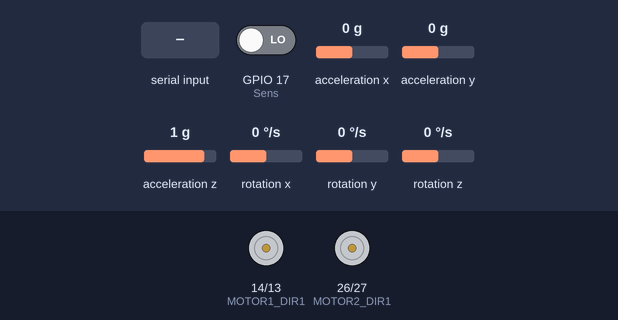
Simulated run of this sketch. Board: ESP32. Shown: motor-driver pin pairs drawn as motors (green arrow = first pin HIGH = forward, orange = second pin HIGH = backward, longer = more drive, scaled by the enable pin). Inputs (shaded band) come from the test bench; at power-on: GPIO 17 (Sens) LOW, acceleration x 0 g, acceleration y 0 g, acceleration z 1 g, rotation x 0 °/s, rotation y 0 °/s, rotation z 0 °/s. Nothing arrives over Bluetooth unless stated.

Above: at 3.4 s.
3.5 s: "RESET,1\n" received over the second serial link
At 4.4 s:
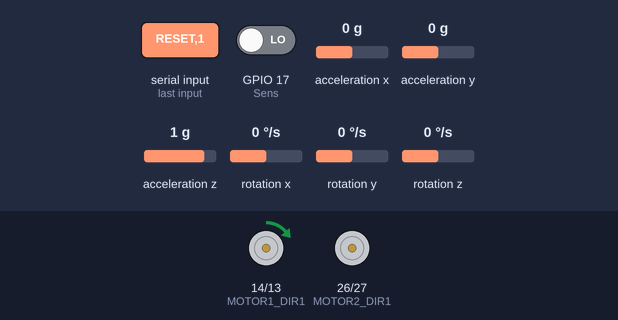
5.0 s: "RESET,150\n" received over the second serial link
At 5.6 s:
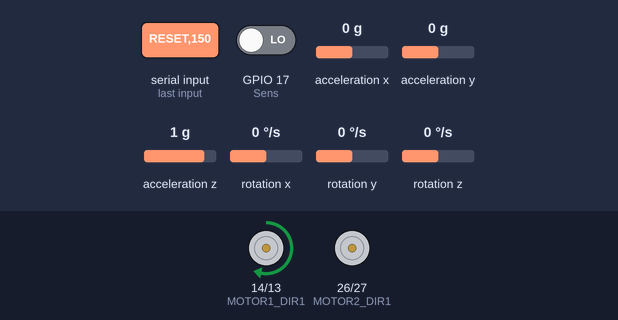
6.5 s: "START\n" received over the second serial link
At 7.3 s:
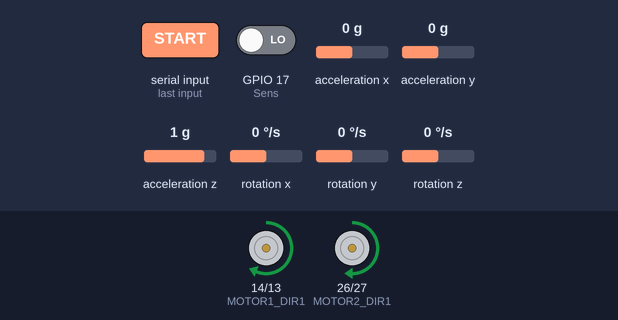
8.0 s: GPIO 17 (Sens) driven HIGH
At 8.6 s:
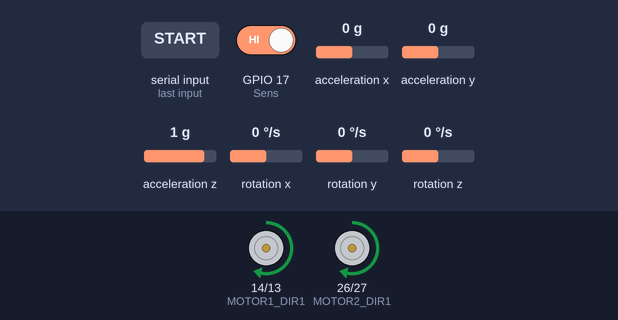
9.5 s: GPIO 17 (Sens) driven LOW
At 10.6 s:
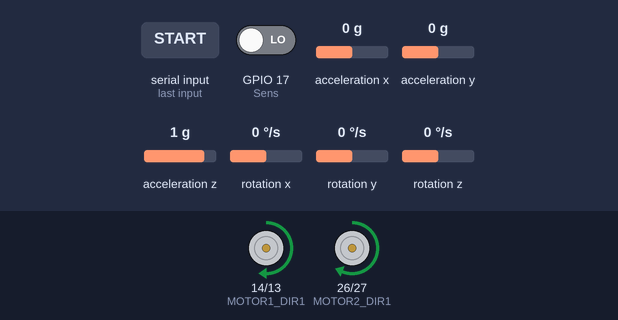
11.0 s: "90,45,200\n" received over the second serial link
At 11.5 s:
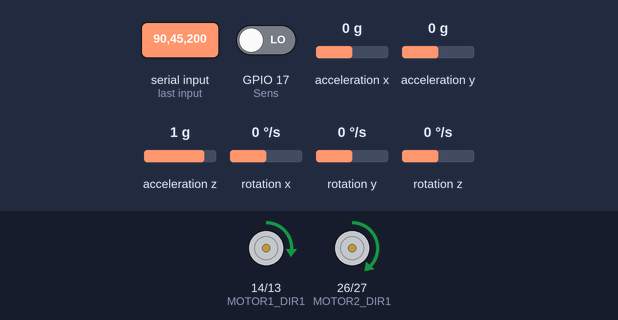
Timing chart, 0 to 13.5 s (numbered marks = the images above; inputs shaded):
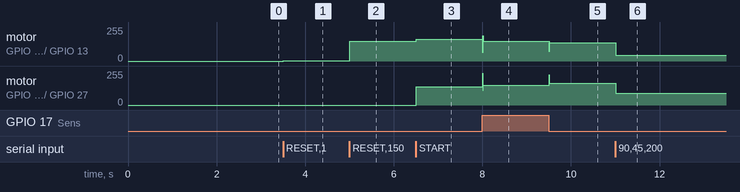

The sketch:

full_code_pid.ino
```cpp
#include <Wire.h>
#include <I2Cdev.h>
#include <MPU6050_6Axis_MotionApps20.h>
#include <BluetoothSerial.h>

// Forward declaration for interrupt handler
void dmpDataReady();

// ======= Hardware Configuration =======
// MPU6050
#define I2C_SDA 21
#define I2C_SCL 22
MPU6050 mpu;

// Motors
#define MOTOR1_DIR1 14
#define MOTOR1_DIR2 13
#define MOTOR1_PWM 33
#define MOTOR2_DIR1 26
#define MOTOR2_DIR2 27
#define MOTOR2_PWM 25

// Line Sensors
#define s0 18 // was 2
#define s1 19 // was 15
#define s2 4
#define s3 16
#define Sens 17

// ======= Global Variables =======
BluetoothSerial SerialBT;

// MPU6050
bool dmpReady = false;
uint8_t fifoBuffer[64];
Quaternion q;
VectorFloat gravity;
float ypr[3];
float ypr_offset[3] = {0};
volatile bool mpuInterrupt = false;

// PID Control
float kp = 4.0, ki = 0.0, kd = 0.2;
float prev_error = 0;
float integral = 0;
unsigned long last_pid_time = 0;

int BASE_SPEED = 150;
int MAX_SPEED = 255;
int MIN_SPEED = -255;

bool calibrate_flag = false;
bool running = false;

// Current Motor Speeds
int currentLeftSpeed = 0;
int currentRightSpeed = 0;

// Manual Control
bool manualMode = false;
int manualLeftSpeed = 0;
int manualRightSpeed = 0;

// Angle Control
bool angleControlMode = false;
float targetYaw = 0.0;

// Timing
unsigned long last_send_time = 0;
const unsigned long send_interval = 100; // 100ms

void setup() {
    Serial.begin(115200);
    initMPU6050();
    initMotors();
    initLineSensors();
    initBluetooth();
}

void initMPU6050() {
    Wire.begin(I2C_SDA, I2C_SCL, 400000);
    mpu.initialize();
    // pinMode(2, INPUT);

    if (mpu.dmpInitialize() == 0) {
        mpu.setDMPEnabled(true);
        dmpReady = true;
        // attachInterrupt(digitalPinToInterrupt(2), dmpDataReady, RISING);
        calibrateAngles();
    }
}

void initMotors() {
    pinMode(MOTOR1_DIR1, OUTPUT);
    pinMode(MOTOR1_DIR2, OUTPUT);
    pinMode(MOTOR2_DIR1, OUTPUT);
    pinMode(MOTOR2_DIR2, OUTPUT);
    pinMode(MOTOR1_PWM, OUTPUT);
    pinMode(MOTOR2_PWM, OUTPUT);
}

void initLineSensors() {
    pinMode(s0, OUTPUT);
    pinMode(s1, OUTPUT);
    pinMode(s2, OUTPUT);
    pinMode(s3, OUTPUT);
    pinMode(Sens, INPUT);
}

void initBluetooth() {
    SerialBT.begin("ESP32-Robot");
}

void loop() {
    // Read sensors
    readIMU();
    int16_t sensor_values[15];
    readLineSensors(sensor_values);

    // Handle Bluetooth commands
    checkBluetooth();

    // Send data to dashboard
    if (millis() - last_send_time >= send_interval) {
        sendIMUData();
        sendLineSensorData(sensor_values);
        sendMotorData();
        last_send_time = millis();
    }

    // Motor control
    if (manualMode) {
        setMotor(MOTOR1_DIR1, MOTOR1_DIR2, MOTOR1_PWM, currentLeftSpeed);
        setMotor(MOTOR2_DIR1, MOTOR2_DIR2, MOTOR2_PWM, currentRightSpeed);
    }
    else if (angleControlMode) {
        handleAngleControl();
    }
    else if (running) { // PID Mode
       // ======= PID Control Logic =======
        // 1. Calculate error from line sensors
        float error = calculateLineError(sensor_values); // Implement this

        // 2. Compute time delta (dt) in seconds
        unsigned long now = millis();
        float dt = (now - last_pid_time) / 1000.0;
        last_pid_time = now;

        // 3. Compute PID terms
        float proportional = kp * error;
        integral += ki * error * dt;
        float derivative = kd * (error - prev_error) / dt;
        prev_error = error;

        // Prevent motor jitter when the error is near zero
        if (abs(error) < 0.5) { // Adjust threshold based on testing
            error = 0;
            integral = 0; // Reset integral when centered
        }

        // 4. Calculate total PID output
        float pid_output = proportional + integral + derivative;

        // 5. Apply to motors with differential steering
        currentLeftSpeed  = constrain(BASE_SPEED - pid_output, MIN_SPEED, MAX_SPEED);
        currentRightSpeed = constrain(BASE_SPEED + pid_output, MIN_SPEED, MAX_SPEED);


        setMotor(MOTOR1_DIR1, MOTOR1_DIR2, MOTOR1_PWM, currentLeftSpeed);
        setMotor(MOTOR2_DIR1, MOTOR2_DIR2, MOTOR2_PWM, currentRightSpeed);
    }
    else {
        // Stop motors when not running
        prev_error = 0;  // Reset PID history
        integral = 0;

        currentLeftSpeed = 0;
        currentRightSpeed = 0;
        setMotor(MOTOR1_DIR1, MOTOR1_DIR2, MOTOR1_PWM, 0);
        setMotor(MOTOR2_DIR1, MOTOR2_DIR2, MOTOR2_PWM, 0);
    }

    if (calibrate_flag) {
        calibrateAngles();
        calibrate_flag = false;
    }
}

// function to calculate line error for digital sensor
float calculateLineError(int16_t* sensor_values) {
    // Weighted error calculation for digital sensors
    float weights[] = {-3, -2.5, -2, -1.5, -1, -0.5, 0, 0, 0.5, 1, 1.5, 2, 2.5, 3}; // Centered around sensor 7
    float error = 0;
    int active_sensors = 0;

    for (int i = 0; i < 15; i++) {
        if (sensor_values[i]) {
            error += weights[i];
            active_sensors++;
        }
    }

    if (active_sensors == 0) {
        // No line detected - use last known error
        return (prev_error > 0) ? 3.0 : -3.0;
    }

    return error / active_sensors; // Normalized error
}

// ======= Sensor Functions =======
void readIMU() {
    if (dmpReady && mpu.dmpGetCurrentFIFOPacket(fifoBuffer)) {
        mpu.dmpGetQuaternion(&q, fifoBuffer);
        mpu.dmpGetGravity(&gravity, &q);
        mpu.dmpGetYawPitchRoll(ypr, &q, &gravity);
        // Apply calibration offsets
        for (int i = 0; i < 3; i++) {
            ypr[i] -= ypr_offset[i];
        }
    }
}

void readLineSensors(int16_t* values) {
    for (int i = 0; i < 15; i++) {
        digitalWrite(s0, bitRead(i, 0));
        digitalWrite(s1, bitRead(i, 1));
        digitalWrite(s2, bitRead(i, 2));
        digitalWrite(s3, bitRead(i, 3));
        delayMicroseconds(100);
        values[i] = digitalRead(Sens);
    }
}

// ======= Bluetooth Communication =======
void checkBluetooth() {
    if (SerialBT.available()) {
        String command = SerialBT.readStringUntil('\n');
        command.trim();

        if (command.startsWith("PID:")) {
            parsePID(command);
        }
        else if (command == "RESET") {
            running = false;
            manualMode = false;
            angleControlMode = false;
            SerialBT.println("STATUS: Reset complete");
        }
        else if (command == "START") {
            running = true;
            manualMode = false;
            angleControlMode = false;
            SerialBT.println("STATUS: Started");
        }
        else if (command == "STOP") {
            running = false;
            manualMode = false;
            angleControlMode = false;
            SerialBT.println("STATUS: Stopped");
        }
        else if (command == "CALIBRATE") {
            calibrate_flag = true;
            SerialBT.println("STATUS: Calibrating...");
        }
        else if (command.indexOf(',') != -1) {
            // Manual speed command
            int commaIndex = command.indexOf(',');
            int r_speed = command.substring(0, commaIndex).toInt();
            int l_speed = command.substring(commaIndex+1).toInt();

            currentLeftSpeed = l_speed;
            currentRightSpeed = r_speed;
            manualMode = true;
            running = false;
            angleControlMode = false;
            SerialBT.println("STATUS: Manual speed set");
            sendMotorData();
        }
        else if (command.startsWith("SET_ANGLE ")) {
            // Angle control command
            int spaceIndex = command.indexOf(' ');
            if (spaceIndex != -1) {
                targetYaw = command.substring(spaceIndex+1).toFloat();
                angleControlMode = true;
                manualMode = false;
                running = false;
                SerialBT.println("STATUS: Rotating to target angle");
            }
        }
    }
}

void parsePID(String command) {
    command = command.substring(4);
    int comma1 = command.indexOf(',');
    int comma2 = command.lastIndexOf(',');

    if (comma1 != -1 && comma2 != -1) {
        kp = command.substring(0, comma1).toFloat();
        ki = command.substring(comma1+1, comma2).toFloat();
        kd = command.substring(comma2+1).toFloat();
        SerialBT.print("STATUS: PID Updated - KP:");
        SerialBT.print(kp);
        SerialBT.print(" KI:");
        SerialBT.print(ki);
        SerialBT.print(" KD:");
        SerialBT.println(kd);
    }
}

// ======= Angle Control =======
void handleAngleControl() {
    float currentYawRad = ypr[0]; // Already calibrated and in radians
    float currentYawDeg = currentYawRad * 180.0 / M_PI; // Convert to degrees
    float error = targetYaw - currentYawDeg; // Both in degrees now

    // Normalize error to [-180, 180]
    error = fmod(error, 360.0);
    if (error > 180.0) error -= 360.0;
    else if (error < -180.0) error += 360.0;

    float tolerance = 4.0; // Degrees
    if (fabs(error) <= tolerance) {
        setMotor(MOTOR1_DIR1, MOTOR1_DIR2, MOTOR1_PWM, 0);
        setMotor(MOTOR2_DIR1, MOTOR2_DIR2, MOTOR2_PWM, 0);
        angleControlMode = false;
        SerialBT.println("STATUS: Target angle reached");
    } else {
        int speed = 125;
        if (error > 0) { // Clockwise
            setMotor(MOTOR1_DIR1, MOTOR1_DIR2, MOTOR1_PWM, -speed);
            setMotor(MOTOR2_DIR1, MOTOR2_DIR2, MOTOR2_PWM, speed);
        } else { // Counter-clockwise
            setMotor(MOTOR1_DIR1, MOTOR1_DIR2, MOTOR1_PWM, speed);
            setMotor(MOTOR2_DIR1, MOTOR2_DIR2, MOTOR2_PWM, -speed);
        }
    }
}

// ======= Data Sending Functions =======
void sendIMUData() {
    // Send Yaw, Pitch, Roll
    SerialBT.print("YPR:");
    SerialBT.print(ypr[0] * 180/M_PI);
    SerialBT.print(",");
    SerialBT.print(ypr[1] * 180/M_PI);
    SerialBT.print(",");
    SerialBT.println(ypr[2] * 180/M_PI);

    // Send Acceleration
    VectorInt16 accel;
    mpu.getAcceleration(&accel.x, &accel.y, &accel.z);
    SerialBT.print("ACCEL:");
    SerialBT.print(accel.x);
    SerialBT.print(",");
    SerialBT.print(accel.y);
    SerialBT.print(",");
    SerialBT.println(accel.z);
}

void sendLineSensorData(int16_t* values) {
    SerialBT.print("LINE:");
    for (int i = 0; i < 15; i++) {
        SerialBT.print(values[i]);
        if (i < 14) SerialBT.print(",");
    }
    SerialBT.println();
}

void sendMotorData() {
    SerialBT.print("MOTORS:");
    SerialBT.print(currentLeftSpeed);
    SerialBT.print(",");
    SerialBT.println(currentRightSpeed);
}

// ======= IMU Calibration =======
void calibrateAngles() {
    float sum[3] = {0};
    int samples = 100;

    for (int i = 0; i < samples; i++) {
        if (mpu.dmpGetCurrentFIFOPacket(fifoBuffer)) {
            mpu.dmpGetQuaternion(&q, fifoBuffer);
            mpu.dmpGetGravity(&gravity, &q);
            mpu.dmpGetYawPitchRoll(ypr, &q, &gravity);
            sum[0] += ypr[0];
            sum[1] += ypr[1];
            sum[2] += ypr[2];
            delay(10);
        }
    }
    for (int i = 0; i < 3; i++) ypr_offset[i] = sum[i] / samples;
    SerialBT.println("STATUS: Calibration complete");
}

// ======= Motor Control =======
void setMotor(int dir1, int dir2, int pwmPin, int speed) {
    speed = constrain(speed, MIN_SPEED, MAX_SPEED);
    digitalWrite(dir1, speed > 0 ? HIGH : LOW);
    digitalWrite(dir2, speed > 0 ? LOW : HIGH);
    analogWrite(pwmPin, abs(speed));
}

// ======= Interrupt Handler =======
void IRAM_ATTR dmpDataReady() {
    mpuInterrupt = true;
}
```

Measured:
- after the input at 3.5 s, motor on GPIO 14 (MOTOR1_DIR1) / GPIO 13 (MOTOR1_DIR2): stopped → forward 1/255 at once
- after the input at 5.0 s, motor on GPIO 14 (MOTOR1_DIR1) / GPIO 13 (MOTOR1_DIR2): forward 1/255 → forward 150/255 at once
- after the input at 6.5 s, motor on GPIO 14 (MOTOR1_DIR1) / GPIO 13 (MOTOR1_DIR2): forward 150/255 → forward 162/255 at once; motor on GPIO 26 (MOTOR2_DIR1) / GPIO 27 (MOTOR2_DIR2): stopped → forward 138/255 at once
- after the input at 8.0 s, motor on GPIO 14 (MOTOR1_DIR1) / GPIO 13 (MOTOR1_DIR2): forward 162/255 → forward 150/255 at once; motor on GPIO 26 (MOTOR2_DIR1) / GPIO 27 (MOTOR2_DIR2): forward 138/255 → forward 150/255 at once
- after the input at 9.5 s, motor on GPIO 14 (MOTOR1_DIR1) / GPIO 13 (MOTOR1_DIR2): forward 150/255 → forward 138/255 at once; motor on GPIO 26 (MOTOR2_DIR1) / GPIO 27 (MOTOR2_DIR2): forward 150/255 → forward 162/255 at once
- after the input at 11.0 s, motor on GPIO 14 (MOTOR1_DIR1) / GPIO 13 (MOTOR1_DIR2): forward 138/255 → forward 45/255 at once; motor on GPIO 26 (MOTOR2_DIR1) / GPIO 27 (MOTOR2_DIR2): forward 162/255 → forward 90/255 at once
